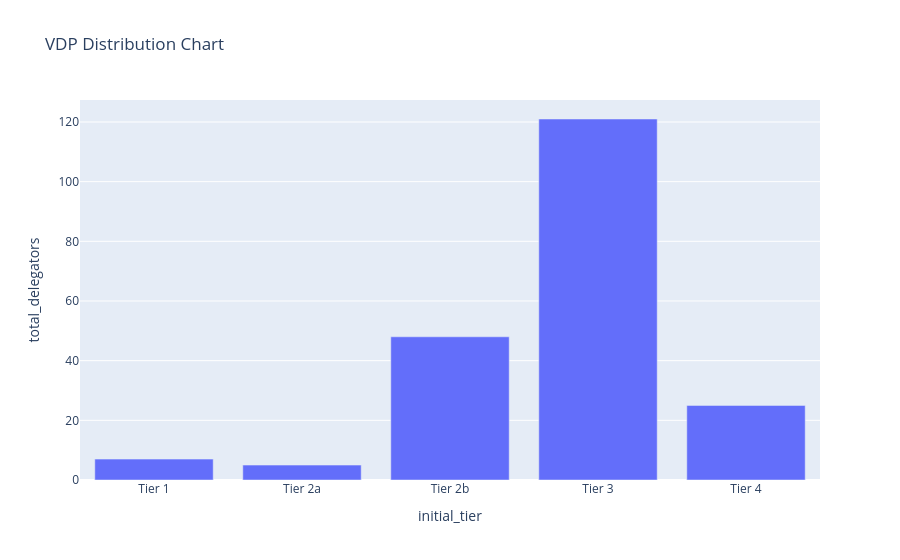

Notebook cell for this chart:
### Code cell
query = """SELECT initial_tier, count(id) as total_delegators
FROM 'vdp'
WHERE initial_tier IS NOT NULL
GROUP BY initial_tier"""
df = pd.read_sql(query, engine)
fig = px.bar(df, x="initial_tier", y="total_delegators", title="VDP Distribution Chart")
#fig.update_layout(, showlegend=False, xaxis_title="Delegation Tier", yaxis="Number of Validators")
fig.show()

### Figure 1 — Plotly figure (JSON) as saved in the notebook; plotly's stock layout.template omitted (floating-point values rounded to 4 significant figures)
{"data": [{"hovertemplate": "initial_tier=%{x}<br>total_delegators=%{y}<extra></extra>", "legendgroup": "", "marker": {"color": "#636efa", "pattern": {"shape": ""}}, "name": "", "orientation": "v", "showlegend": false, "textposition": "auto", "type": "bar", "x": ["Tier 1", "Tier 2a", "Tier 2b", "Tier 3", "Tier 4"], "xaxis": "x", "y": [7, 5, 48, 121, 25], "yaxis": "y"}], "layout": {"barmode": "relative", "legend": {"tracegroupgap": 0}, "title": {"text": "VDP Distribution Chart"}, "xaxis": {"anchor": "y", "domain": [0, 1], "title": {"text": "initial_tier"}}, "yaxis": {"anchor": "x", "domain": [0, 1], "title": {"text": "total_delegators"}}}}
